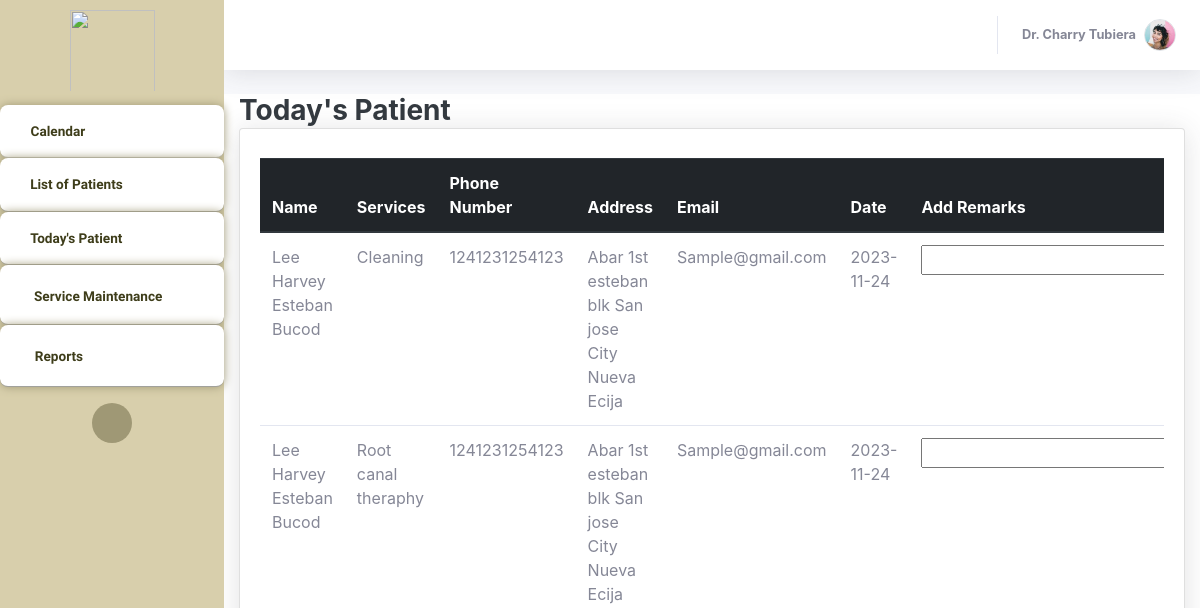
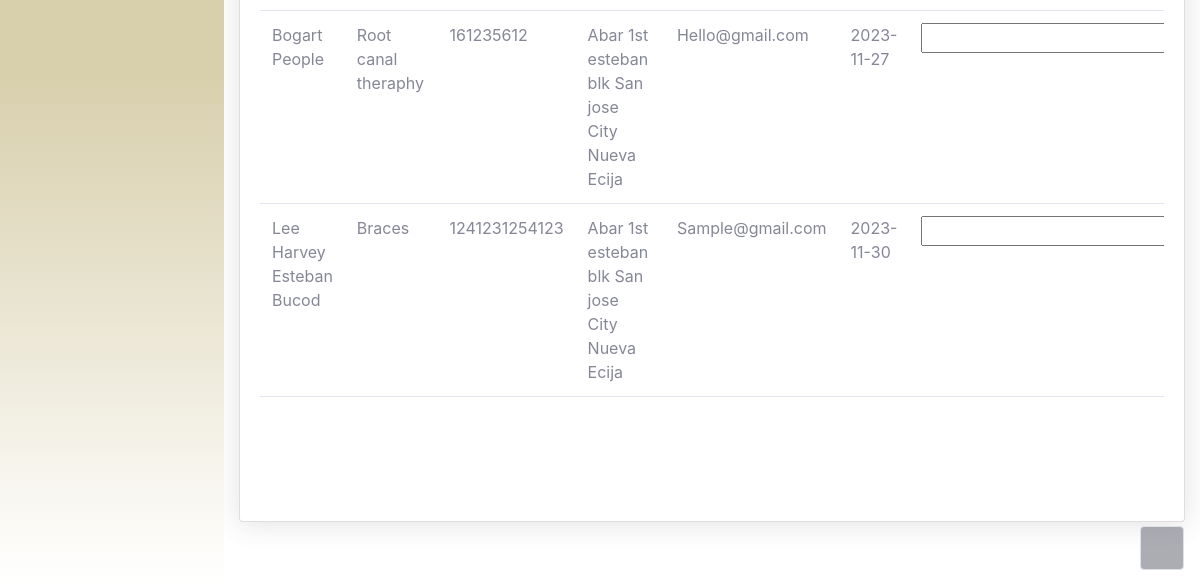
Before: /Thesis1/Admin/patientstoday.php with the older database file (2 pictures, top to bottom).
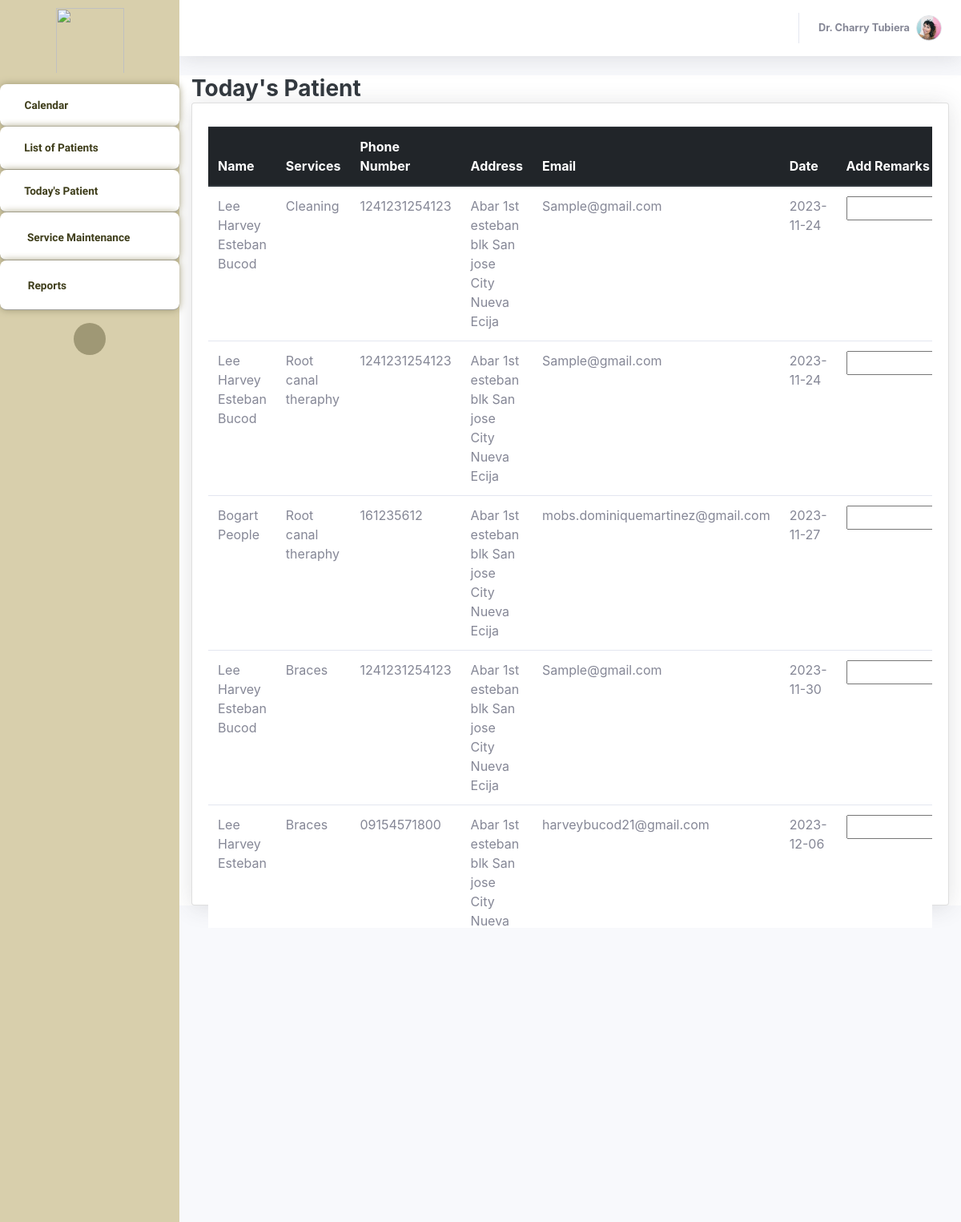
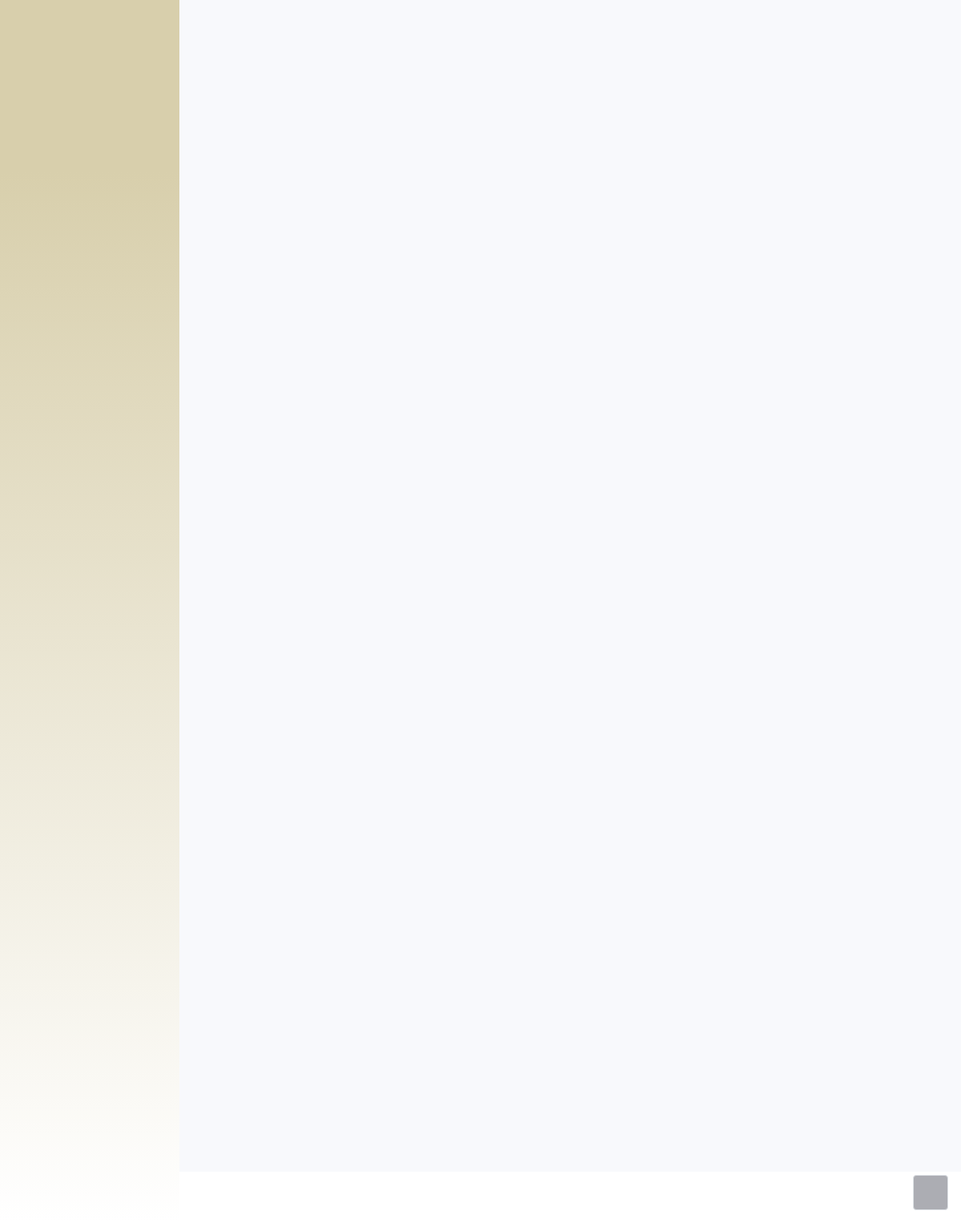
After: the same page with the newer database file (2 pictures, top to bottom).
### tables this page shows
CREATE TABLE `bookinglog` (
  `resID` int(11) NOT NULL,
  `userID` int(11) NOT NULL,
  `serviceName` varchar(255) NOT NULL,
  `date` date NOT NULL,
  `timeslot` varchar(255) NOT NULL,
  `remarks` varchar(255) NOT NULL,
  `status` varchar(255) NOT NULL,
  `FamMemberName` varchar(255) NOT NULL DEFAULT 'N/A',
  `confirmationHash` varchar(255) NOT NULL,
  `timestamp` timestamp NOT NULL DEFAULT current_timestamp() ON UPDATE current_timestamp()
);

CREATE TABLE `patients_user` (
  `userID` int(11) NOT NULL,
  `Email` varchar(255) NOT NULL,
  `Name` varchar(255) NOT NULL,
  `Address` varchar(255) NOT NULL,
  `PhoneNumber` varchar(255) NOT NULL,
  `Password` varchar(55) NOT NULL,
  `Hash` varchar(255) NOT NULL,
  `Access` varchar(25) NOT NULL,
  `Active` int(11) NOT NULL DEFAULT 0,
  `profilePic` varchar(255) NOT NULL,
  `last_activity` timestamp NOT NULL DEFAULT current_timestamp() ON UPDATE current_timestamp()
);

### Thesis1/Admin/patientstoday.php (the view, shortened to what this page needs)
<?php
            $con = connection();
            $todaysDate = date("Y/m/d");
?>
<!DOCTYPE html>
<html lang="en">
<head>
    <link rel="stylesheet" href="assets/bootstrap/css/bootstrap.min.css">
    <link rel="stylesheet" href="assets/fonts/fontawesome-all.min.css">
    <link rel="stylesheet" href="assets/fonts/ionicons.min.css">
    <link rel="stylesheet" href="assets/css/aguilaraldo1_section_contact.css">
    <link rel="stylesheet" href="assets/css/Availability---Manage-availability-bookings-appointments_v1.css">
    <link rel="stylesheet" href="assets/css/Basic-Footer.css">
    <link rel="stylesheet" href="assets/css/Black-Navbar.css">
    <link rel="stylesheet" href="assets/css/Block-Responsive-Item-List.css">
    <link rel="stylesheet" href="assets/css/Bootstrap-Calendar.css">
    <link rel="stylesheet" href="assets/css/carousel-circulo.css">
    <link rel="stylesheet" href="assets/css/Carousel-Hero-1.css">
    <link rel="stylesheet" href="assets/css/Carousel-Hero.css">
    <link rel="stylesheet" href="assets/css/Diagonal-div-section.css">
    <link rel="stylesheet" href="assets/css/Feature-Section-MD.css">
    <link rel="stylesheet" href="https://djpsoftwarecdn.azureedge.net/availabilitycss-v1/availability.min.css">
    <link rel="stylesheet" href="assets/css/Login-Form-Basic-icons.css">
    <link rel="stylesheet" href="assets/css/Ultimate-Event-Calendar.css">
    <link rel="stylesheet" href="assets/bootstrap/css/bootstrap.min.css">
    <link rel="stylesheet" href="assets/fonts/fontawesome-all.min.css">
    <link rel="stylesheet" href="assets/css/aguilaraldo1_section_contact.css">
    <link rel="stylesheet" href="assets/css/Basic-Footer.css">
    <link rel="stylesheet" href="assets/css/Black-Navbar.css">
    <link rel="stylesheet" href="assets/css/Block-Responsive-Item-List.css">
    <link rel="stylesheet" href="assets/css/Bootstrap-Calendar.css">
    <link rel="stylesheet" href="assets/css/carousel-circulo.css">
    <link rel="stylesheet" href="assets/css/Carousel-Hero-1.css">
    <link rel="stylesheet" href="assets/css/Carousel-Hero.css">
    <link rel="stylesheet" href="assets/css/Diagonal-div-section.css">
    <link rel="stylesheet" href="assets/css/Feature-Section-MD.css">
    <link rel="stylesheet" href="assets/css/Login-Form-Basic-icons.css">
    <link rel="stylesheet" href="assets/css/Ultimate-Event-Calendar.css">
</head>
<body id="page-top">
    <div id="wrapper">
    <nav class="navbar navbar-dark align-items-start sidebar sidebar-dark accordion bg-gradient-primary p-0" style="border-color: rgb(255,255,255);background: linear-gradient(#d8cfac 57%, white 100%), #a6a263;border-radius: -1px;">
            <div class="container-fluid d-flex flex-column p-0"><img src="assets/img/Picsart_23-04-17_12-49-06-946.png" width="85" height="91" style="margin-left: 0px;padding-bottom: 0px;padding-top: 10px;">
                <ul class="navbar-nav text-light" id="accordionSidebar">
                    <li class="nav-item"><a class="nav-link" href="index.php" style="background: #ffffff;border-radius: 8px;margin-top: 13px;border-color: var(--bs-blue);border-top-width: 1px;border-top-color: #95947c;border-bottom: 1px outset rgba(149,148,124,0.33);box-shadow: 0px 0px 10px rgb(159,152,117);--bs-body-bg: #fff;"><i class="far fa-calendar" style="color: #3e3d1a;"></i><span style="background: transparent;color: #3e3d1a;font-family: 'Albert Sans', sans-serif;font-weight: bold;">Calendar</span></a></li>
                    <li class="nav-item"><a class="nav-link" style="background: #ffffff;font-weight: bold;color: var(--bs-black);border-radius: 8px;border-bottom: 1px outset rgba(149,148,124,0.49);box-shadow: 0px 0px 10px rgb(159,152,117);" href="Listofpatients.php"><i class="fas fa-table" style="color: #3e3d1a;font-size: 13px;"></i><span style="color: #3e3d1a;font-family: 'Albert Sans', sans-serif;">List of Patients</span></a><a class="nav-link" style="background: #ffffff;font-weight: bold;color: var(--bs-black);border-radius: 8px;border-bottom: 1px outset rgba(149,148,124,0.49);box-shadow: 0px 0px 10px rgb(159,152,117);" href="patientstoday.php"><i class="fas fa-user" style="color: #3e3d1a;font-size: 13px;"></i><span style="color: #3e3d1a;font-family: 'Albert Sans', sans-serif;">Today's Patient</span></a><a class="nav-link active" style="background: #ffffff;font-weight: bold;color: var(--bs-black);border-radius: 8px;border-bottom: 1px outset rgba(149,148,124,0.49);box-shadow: 0px 0px 10px rgb(159,152,117);" href="Servicemaintenance.php"><i class="icon ion-settings" style="color: #3e3d1a;font-size: 18px;"></i><span style="color: #3e3d1a;font-family: 'Albert Sans', sans-serif;">Service Maintenance</span></a><a class="nav-link" style="background: #ffffff;font-weight: bold;color: var(--bs-black);border-radius: 8px;border-bottom: 1px outset rgba(149,148,124,0.49);box-shadow: 0px 0px 10px rgb(159,152,117);" href="Reports.php"><i class="icon ion-document-text" style="color: #3e3d1a;font-size: 19px;"></i><span style="color: #3e3d1a;font-family: 'Albert Sans', sans-serif;">Reports</span></a></li>
                </ul>
                <div class="text-center d-none d-md-inline"><button class="btn rounded-circle border-0" id="sidebarToggle" type="button" style="background: rgb(159,152,117);"></button></div>
            </div>
        </nav>
        <div class="d-flex flex-column" id="content-wrapper">
            <div id="content">
                <nav class="navbar navbar-light navbar-expand bg-white shadow mb-4 topbar static-top" style="background: rgb(255,255,255);border-color: rgb(255,0,0);">
                    <div class="container-fluid">
                        <ul class="navbar-nav flex-nowrap ms-auto">
                            <li class="nav-item dropdown no-arrow">
                                <div class="nav-item dropdown no-arrow"><a class="dropdown-toggle nav-link" aria-expanded="false" data-bs-toggle="dropdown" href="#"><span class="d-none d-lg-inline me-2 text-gray-600 small" style="font-weight: bold;color: var(--bs-black);">Dr. Charry Tubiera</span><img class="border rounded-circle img-profile" src="assets/img/avatars/avatar1.jpeg"></a>
                                </div>
                            </li>
                        </ul>
                    </div>
                </nav>
                <div class="container-fluid" style="background: rgb(255,255,255);">
                    <h3 class="text-dark mb-0" style="font-weight: bold;">Today's Patient</h3>
                    <div class="card shadow">
                        <div class="card-body" style="height: 1000px;">
                            <div class="row">
                                <div class="col-md-6 text-nowrap">
                                </div>
                            </div>
                            <div class="table-responsive table mt-2" id="dataTable" role="grid" aria-describedby="dataTable_info" style="height: 1000px;">
                            <table class="table my-0" id="dataTable">
                                    <thead class="thead-dark">
                                        <tr>
                                            <th>Name</th>
                                            <th>Services</th>
                                            <th>Phone Number</th>
                                            <th>Address</th>
                                            <th>Email</th>
                                            <th>Date</th>
                                            <th>Add Remarks</th>
                                        </tr>
                                    </thead>
                                    <tbody>
                                       <?php
                                            $retrieveQuery = "SELECT bookinglog.resID,bookinglog.serviceName, patients_user.Name, bookinglog.date, patients_user.PhoneNumber,patients_user.Email,patients_user.Address
                                            FROM bookinglog
                                            INNER JOIN patients_user ON bookinglog.userID = patients_user.userID WHERE status = 'Pending' AND DATE(date) >= $todaysDate";
                                            $result =  $con -> query($retrieveQuery);
                                                while ($row = mysqli_fetch_assoc($result)) {
                                                    $id = $row['resID'];
                                                    $name = $row['Name'];
                                                    $service = $row['serviceName'];
                                                    $date = $row['date'];
                                                    $phoneNumber = $row['PhoneNumber'];
                                                    $address = $row['Address'];
                                                    $email = $row['Email'];
                                                    echo '<tr>
                                                            <td class="hidden-column">'.$id.'</td>
                                                            <td>'.$name.'</td>
                                                            <td>'.$service.'</td>
                                                            <td>'.$phoneNumber.'</td>
                                                            <td>'.$address.'</td>
                                                            <td>'.$email.'</td>
                                                            <td>'.$date.'</td>
                                                            <td>
                                                                <input type="text" class="inputField" id="inputField'.$id.'">
                                                            </td>
                                                            <td>
                                                                <input type="hidden" id="resID'.$id.'" name="resID" value="'.$id.'">
                                                                <button"><a href="receptionistUI.php?doneID='.$id.'" class="btn btn-danger">Done</a></button>
                                                                <button"><a href="receptionistUI.php?canID='.$id.'" class="btn btn-warning">Cancel</a></button>
                                                            </td>
                                                          </tr>';
                                                }
                                    ?>
                                    </tbody>
                                </table>
                            </div>
                        </div>
                    </div>
                </div>
            </div>
            <footer class="bg-white sticky-footer">
            </footer>
        </div><a class="border rounded d-inline scroll-to-top" href="#page-top"><i class="fas fa-angle-up"></i></a>
    </div>
    <link rel="stylesheet" href="https://cdn.jsdelivr.net/npm/bootstrap@4.0.0/dist/css/bootstrap.min.css">
</body>
</html>

### Thesis1/Admin/assets/css/aguilaraldo1_section_contact.css (style rules this page uses)
.navbar { z-index: 1; }

### Thesis1/Admin/assets/css/Black-Navbar.css (style rules this page uses)
.navbar { margin-bottom: 0; }
.btn { border-radius: 0; }
.btn { font-family: 'Roboto'; font-weight: 400; }

### Thesis1/Admin/assets/css/Feature-Section-MD.css (style rules this page uses)
.waves-effect, a { -webkit-tap-highlight-color: transparent; }
.alert, .breadcrumb, .card, .card .card-header, .dropdown-menu, .file-custom, .input-group-addon, .jumbotron, .list-group .list-group-item, .modal-content, .nav .nav-link, .nav-tabs, .navbar, .navbar-toggler, .page-item:first-child .page-link, .page-item:last-child .page-link, .pagination-lg .page-item:first-child .page-link, .pagination-lg .page-item:last-child .page-link, .pagination-sm .page-item:first-child .page-link, .pagination-sm .page-item:last-child .page-link, .popover, .tag, .tooltip-inner, img { -moz-border-radius: 0px; -ms-border-radius: 0px; -o-border-radius: 0px; border-radius: 0px; }
.divider-new, .text-fluid, h1, h2, h3, h4, h5, h6 { font-weight: 300; }

Changed rows visible on the page:
changed bookinglog "Bogart People": userID.Email "Hello@gmail.com" → "mobs.dominiquemartinez@gmail.com"
added bookinglog: userID.Name "Lee Harvey Esteban", serviceName "Braces", userID.PhoneNumber "09154571800", userID.Address "Abar 1st esteban blk San jose City Nueva…", userID.Email "harveybucod21@gmail.com", date "2023-12-06"
